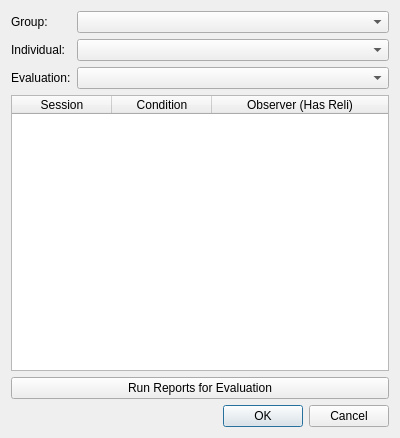
<?xml version="1.0" encoding="UTF-8"?>
<ui version="4.0">
 <class>EvaluationReportDialog</class>
 <widget class="QDialog" name="EvaluationReportDialog">
  <property name="geometry">
   <rect>
    <x>0</x>
    <y>0</y>
    <width>400</width>
    <height>438</height>
   </rect>
  </property>
  <property name="windowTitle">
   <string>Dialog</string>
  </property>
  <layout class="QVBoxLayout" name="verticalLayout_2">
   <item>
    <layout class="QVBoxLayout" name="verticalLayout">
     <item>
      <layout class="QFormLayout" name="formLayout">
       <property name="fieldGrowthPolicy">
        <enum>QFormLayout::ExpandingFieldsGrow</enum>
       </property>
       <property name="labelAlignment">
        <set>Qt::AlignLeading|Qt::AlignLeft|Qt::AlignVCenter</set>
       </property>
       <property name="formAlignment">
        <set>Qt::AlignLeading|Qt::AlignLeft|Qt::AlignTop</set>
       </property>
       <item row="0" column="0">
        <widget class="QLabel" name="label">
         <property name="text">
          <string>Group:</string>
         </property>
        </widget>
       </item>
       <item row="0" column="1">
        <widget class="QComboBox" name="comboBoxGroup">
         <property name="sizePolicy">
          <sizepolicy hsizetype="Expanding" vsizetype="Fixed">
           <horstretch>0</horstretch>
           <verstretch>0</verstretch>
          </sizepolicy>
         </property>
        </widget>
       </item>
       <item row="1" column="0">
        <widget class="QLabel" name="label_2">
         <property name="text">
          <string>Individual:</string>
         </property>
        </widget>
       </item>
       <item row="1" column="1">
        <widget class="QComboBox" name="comboBoxIndividual">
         <property name="sizePolicy">
          <sizepolicy hsizetype="Expanding" vsizetype="Fixed">
           <horstretch>0</horstretch>
           <verstretch>0</verstretch>
          </sizepolicy>
         </property>
        </widget>
       </item>
       <item row="2" column="0">
        <widget class="QLabel" name="label_3">
         <property name="text">
          <string>Evaluation:</string>
         </property>
        </widget>
       </item>
       <item row="2" column="1">
        <widget class="QComboBox" name="comboBoxEvaluation">
         <property name="sizePolicy">
          <sizepolicy hsizetype="Expanding" vsizetype="Fixed">
           <horstretch>0</horstretch>
           <verstretch>0</verstretch>
          </sizepolicy>
         </property>
        </widget>
       </item>
      </layout>
     </item>
     <item>
      <widget class="QTableWidget" name="tableWidget">
       <property name="editTriggers">
        <set>QAbstractItemView::NoEditTriggers</set>
       </property>
       <property name="selectionMode">
        <enum>QAbstractItemView::NoSelection</enum>
       </property>
       <property name="selectionBehavior">
        <enum>QAbstractItemView::SelectRows</enum>
       </property>
       <attribute name="horizontalHeaderStretchLastSection">
        <bool>true</bool>
       </attribute>
       <attribute name="verticalHeaderVisible">
        <bool>false</bool>
       </attribute>
       <column>
        <property name="text">
         <string>Session</string>
        </property>
       </column>
       <column>
        <property name="text">
         <string>Condition</string>
        </property>
       </column>
       <column>
        <property name="text">
         <string>Observer (Has Reli)</string>
        </property>
       </column>
      </widget>
     </item>
     <item>
      <widget class="QPushButton" name="pushButton">
       <property name="text">
        <string>Run Reports for Evaluation</string>
       </property>
      </widget>
     </item>
    </layout>
   </item>
   <item>
    <layout class="QHBoxLayout" name="horizontalLayout">
     <item>
      <widget class="QLabel" name="labelStatus">
       <property name="sizePolicy">
        <sizepolicy hsizetype="MinimumExpanding" vsizetype="Preferred">
         <horstretch>0</horstretch>
         <verstretch>0</verstretch>
        </sizepolicy>
       </property>
       <property name="text">
        <string/>
       </property>
      </widget>
     </item>
     <item>
      <spacer name="horizontalSpacer">
       <property name="orientation">
        <enum>Qt::Horizontal</enum>
       </property>
       <property name="sizeHint" stdset="0">
        <size>
         <width>40</width>
         <height>20</height>
        </size>
       </property>
      </spacer>
     </item>
     <item>
      <widget class="QDialogButtonBox" name="buttonBox">
       <property name="sizePolicy">
        <sizepolicy hsizetype="Maximum" vsizetype="Fixed">
         <horstretch>0</horstretch>
         <verstretch>0</verstretch>
        </sizepolicy>
       </property>
       <property name="orientation">
        <enum>Qt::Horizontal</enum>
       </property>
       <property name="standardButtons">
        <set>QDialogButtonBox::Cancel|QDialogButtonBox::Ok</set>
       </property>
      </widget>
     </item>
    </layout>
   </item>
  </layout>
 </widget>
 <resources/>
 <connections>
  <connection>
   <sender>buttonBox</sender>
   <signal>accepted()</signal>
   <receiver>EvaluationReportDialog</receiver>
   <slot>accept()</slot>
   <hints>
    <hint type="sourcelabel">
     <x>248</x>
     <y>254</y>
    </hint>
    <hint type="destinationlabel">
     <x>157</x>
     <y>274</y>
    </hint>
   </hints>
  </connection>
  <connection>
   <sender>buttonBox</sender>
   <signal>rejected()</signal>
   <receiver>EvaluationReportDialog</receiver>
   <slot>reject()</slot>
   <hints>
    <hint type="sourcelabel">
     <x>316</x>
     <y>260</y>
    </hint>
    <hint type="destinationlabel">
     <x>286</x>
     <y>274</y>
    </hint>
   </hints>
  </connection>
 </connections>
</ui>
